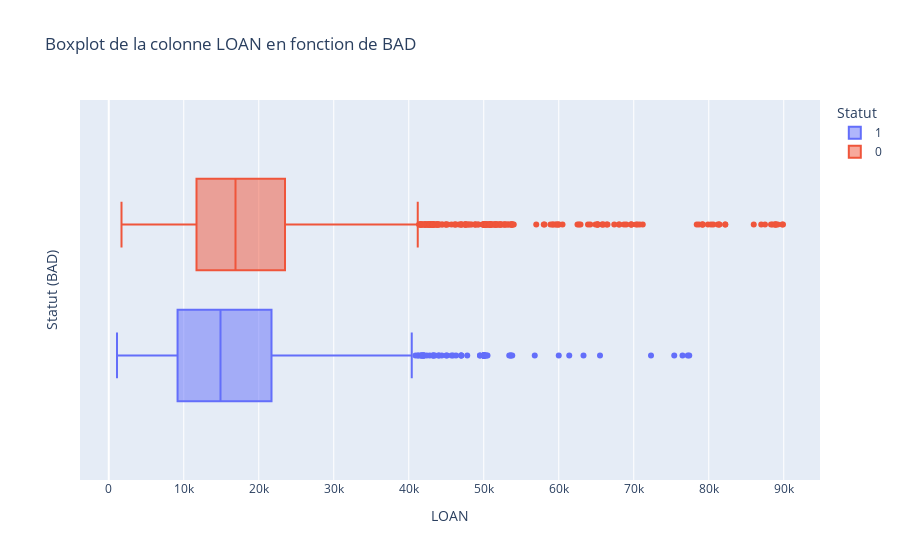
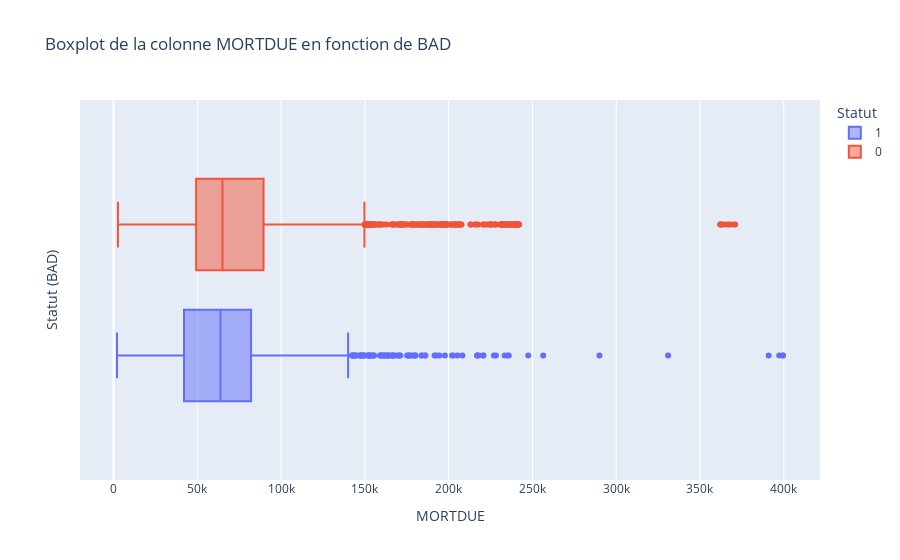
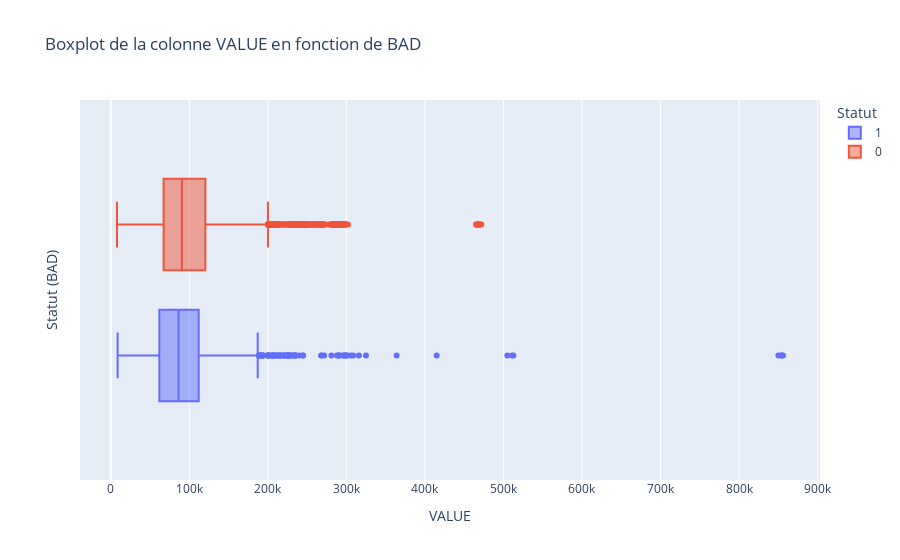
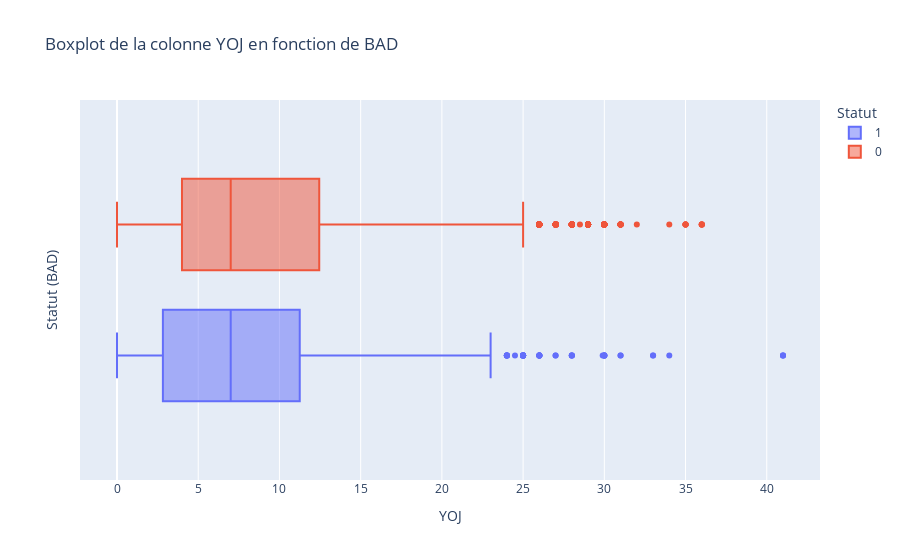

Here is the notebook cell these charts were saved with, in order:
### Code cell
# Détection par les Box-plot
var_num = ['LOAN',"MORTDUE", "VALUE", "YOJ", "DEROG", "DELINQ", "CLAGE", "NINQ", "CLNO", "DEBTINC"]

for var in var_num:
    fig = px.box(
        hmeq,
        x=var,
        color="BAD",
        labels={var: "Valeurs", "BAD": "Statut"},
        title=f"Boxplot de la colonne {var} en fonction de BAD"
    )
    fig.update_layout(
        xaxis_title=var,
        yaxis_title="Statut (BAD)"
    )
    fig.show()

### Figure 1 — Plotly figure (JSON) as saved in the notebook; plotly's stock layout.template omitted (floating-point values rounded to 4 significant figures; data arrays with more than 128 entries replaced by an {"elided": "..."} marker saying what was removed)
{"data": [{"alignmentgroup": "True", "hovertemplate": "Statut=1<br>Valeurs=%{x}<extra></extra>", "legendgroup": "1", "marker": {"color": "#636efa"}, "name": "1", "notched": false, "offsetgroup": "1", "orientation": "h", "showlegend": true, "type": "box", "x": {"elided": "1189 int values"}, "x0": " ", "xaxis": "x", "y0": " ", "yaxis": "y"}, {"alignmentgroup": "True", "hovertemplate": "Statut=0<br>Valeurs=%{x}<extra></extra>", "legendgroup": "0", "marker": {"color": "#EF553B"}, "name": "0", "notched": false, "offsetgroup": "0", "orientation": "h", "showlegend": true, "type": "box", "x": {"elided": "4771 int values"}, "x0": " ", "xaxis": "x", "y0": " ", "yaxis": "y"}], "layout": {"boxmode": "group", "legend": {"title": {"text": "Statut"}, "tracegroupgap": 0}, "title": {"text": "Boxplot de la colonne LOAN en fonction de BAD"}, "xaxis": {"anchor": "y", "domain": [0, 1], "title": {"text": "LOAN"}}, "yaxis": {"anchor": "x", "domain": [0, 1], "title": {"text": "Statut (BAD)"}}}}

### Figure 2 — Plotly figure (JSON) as saved in the notebook; plotly's stock layout.template omitted (floating-point values rounded to 4 significant figures; data arrays with more than 128 entries replaced by an {"elided": "..."} marker saying what was removed)
{"data": [{"alignmentgroup": "True", "hovertemplate": "Statut=1<br>Valeurs=%{x}<extra></extra>", "legendgroup": "1", "marker": {"color": "#636efa"}, "name": "1", "notched": false, "offsetgroup": "1", "orientation": "h", "showlegend": true, "type": "box", "x": {"elided": "1189 float values"}, "x0": " ", "xaxis": "x", "y0": " ", "yaxis": "y"}, {"alignmentgroup": "True", "hovertemplate": "Statut=0<br>Valeurs=%{x}<extra></extra>", "legendgroup": "0", "marker": {"color": "#EF553B"}, "name": "0", "notched": false, "offsetgroup": "0", "orientation": "h", "showlegend": true, "type": "box", "x": {"elided": "4771 float values"}, "x0": " ", "xaxis": "x", "y0": " ", "yaxis": "y"}], "layout": {"boxmode": "group", "legend": {"title": {"text": "Statut"}, "tracegroupgap": 0}, "title": {"text": "Boxplot de la colonne MORTDUE en fonction de BAD"}, "xaxis": {"anchor": "y", "domain": [0, 1], "title": {"text": "MORTDUE"}}, "yaxis": {"anchor": "x", "domain": [0, 1], "title": {"text": "Statut (BAD)"}}}}

### Figure 3 — Plotly figure (JSON) as saved in the notebook; plotly's stock layout.template omitted (floating-point values rounded to 4 significant figures; data arrays with more than 128 entries replaced by an {"elided": "..."} marker saying what was removed)
{"data": [{"alignmentgroup": "True", "hovertemplate": "Statut=1<br>Valeurs=%{x}<extra></extra>", "legendgroup": "1", "marker": {"color": "#636efa"}, "name": "1", "notched": false, "offsetgroup": "1", "orientation": "h", "showlegend": true, "type": "box", "x": {"elided": "1189 float values"}, "x0": " ", "xaxis": "x", "y0": " ", "yaxis": "y"}, {"alignmentgroup": "True", "hovertemplate": "Statut=0<br>Valeurs=%{x}<extra></extra>", "legendgroup": "0", "marker": {"color": "#EF553B"}, "name": "0", "notched": false, "offsetgroup": "0", "orientation": "h", "showlegend": true, "type": "box", "x": {"elided": "4771 float values"}, "x0": " ", "xaxis": "x", "y0": " ", "yaxis": "y"}], "layout": {"boxmode": "group", "legend": {"title": {"text": "Statut"}, "tracegroupgap": 0}, "title": {"text": "Boxplot de la colonne VALUE en fonction de BAD"}, "xaxis": {"anchor": "y", "domain": [0, 1], "title": {"text": "VALUE"}}, "yaxis": {"anchor": "x", "domain": [0, 1], "title": {"text": "Statut (BAD)"}}}}

### Figure 4 — Plotly figure (JSON) as saved in the notebook; plotly's stock layout.template omitted (floating-point values rounded to 4 significant figures; data arrays with more than 128 entries replaced by an {"elided": "..."} marker saying what was removed)
{"data": [{"alignmentgroup": "True", "hovertemplate": "Statut=1<br>Valeurs=%{x}<extra></extra>", "legendgroup": "1", "marker": {"color": "#636efa"}, "name": "1", "notched": false, "offsetgroup": "1", "orientation": "h", "showlegend": true, "type": "box", "x": {"elided": "1189 float values"}, "x0": " ", "xaxis": "x", "y0": " ", "yaxis": "y"}, {"alignmentgroup": "True", "hovertemplate": "Statut=0<br>Valeurs=%{x}<extra></extra>", "legendgroup": "0", "marker": {"color": "#EF553B"}, "name": "0", "notched": false, "offsetgroup": "0", "orientation": "h", "showlegend": true, "type": "box", "x": {"elided": "4771 float values"}, "x0": " ", "xaxis": "x", "y0": " ", "yaxis": "y"}], "layout": {"boxmode": "group", "legend": {"title": {"text": "Statut"}, "tracegroupgap": 0}, "title": {"text": "Boxplot de la colonne YOJ en fonction de BAD"}, "xaxis": {"anchor": "y", "domain": [0, 1], "title": {"text": "YOJ"}}, "yaxis": {"anchor": "x", "domain": [0, 1], "title": {"text": "Statut (BAD)"}}}}
